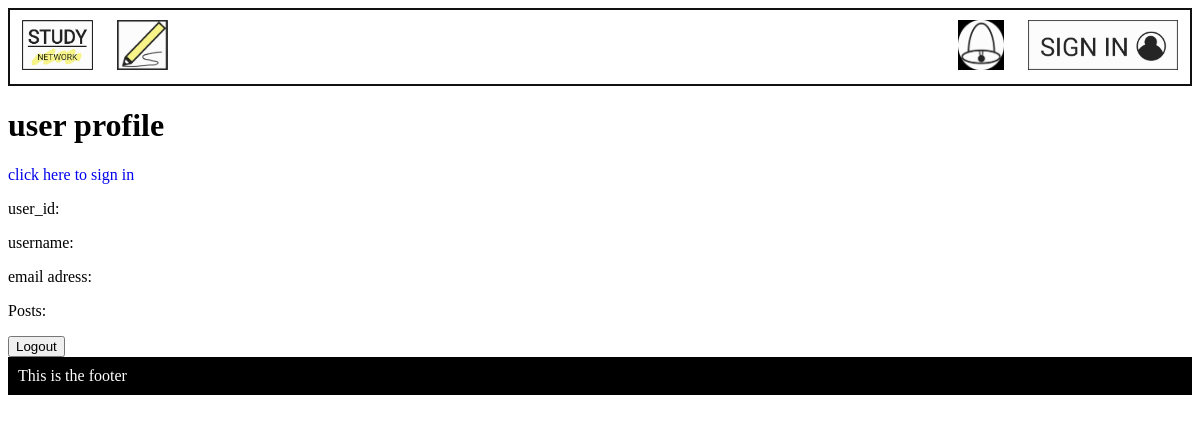
Page /profile/13 on the earlier database version.
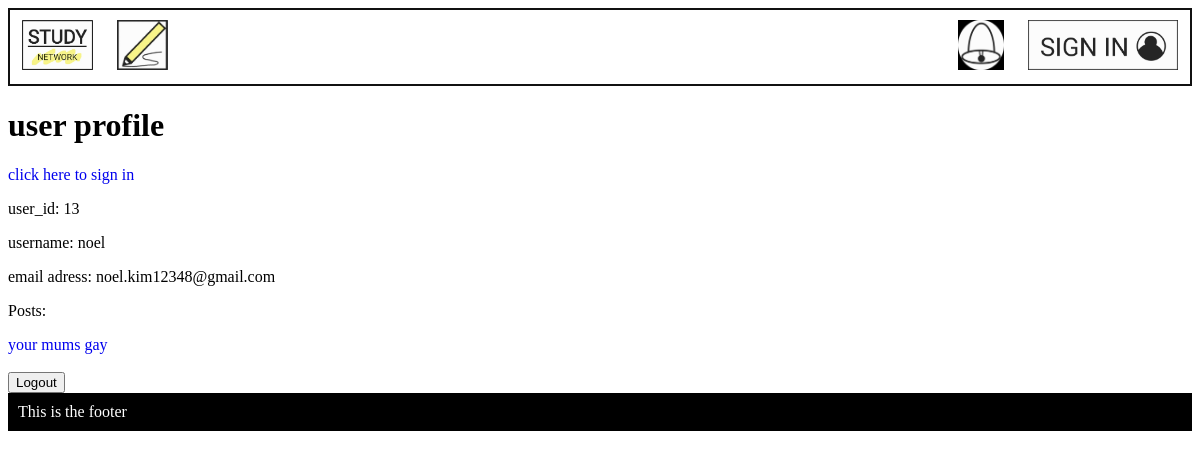
Same page on the later database version.
### models.py (models this page shows)
class User(db.Model):
    __tablename__ = 'User'
    id = db.Column(db.Integer, primary_key=True)
    username = db.Column(db.Text)
    email = db.Column(db.Text)
    password = db.Column(db.Text)
    user_post = db.relationship('Post', back_populates='post_user')
    notifications_user = db.relationship('Notification', back_populates='users_notification')
    users = db.relationship('Comment', back_populates='post')

class Post(db.Model):
    __tablename__ = 'Post'
    id = db.Column(db.Integer, primary_key=True)
    title = db.Column(db.Text)
    discussion = db.Column(db.Text)
    date = db.Column(db.Integer)
    comments = db.Column(db.Integer)
    user_id = db.Column(db.Integer, db.ForeignKey('User.id'))
    post_user = db.relationship('User', back_populates='user_post')
    replies_post = db.relationship('Reply', secondary=PostReply, back_populates='posts_reply')
    categories_post = db.relationship('Category', secondary=PostCategory, back_populates='posts_category')
    notifications_post = db.relationship('Notification', back_populates='posts_notification')
    posts = db.relationship('Comment', back_populates='user')

### main.py (the view)
@app.route('/profile/<int:id>')
def profile(id):
    user_info = models.User.query.filter_by(id = id).first()
    post_info = models.Post.query.filter_by(user_id = id).all()
    if g.logged_in_user:
        logged_in_user_info = models.User.query.filter_by(id = session["logged_in_user"]).first()
        return render_template('profile.html', user=user_info, post=post_info, loginuser=logged_in_user_info)
    else:
        return render_template('profile.html', user=user_info, post=post_info)

### main.py (called while the page is built)
@app.before_request
def before_request():
    g.logged_in_user = None
    if 'logged_in_user' in session:
        g.logged_in_user = session['logged_in_user']

### templates/profile.html
{% extends 'layout.html' %}
{% block content %}
<h1>user profile</h1>
{% if g.logged_in_user %}
    <p>logged in as <strong>{{loginuser.username}}</strong></p>
{% else %}
    <a href="/user">click here to sign in</a>
{% endif %}
<p>user_id: {{ user.id }}</p>
<p>username: {{ user.username }}</p>
<p>email adress: {{ user.email }}</p>
<p>Posts:</p>
{% for x in post %}
    <a href="/comment/{{x.id}}">{{x.title}}</a><br><br>
{% endfor %}
<button onclick="window.location = 'http://127.0.0.1:5000/logout'" type="submit">Logout</button>
{% endblock %}

Differences in the rows shown:
added User: id "13", username "noel", email "noel.kim12348@gmail.com"
added Post: title "your mums gay"
